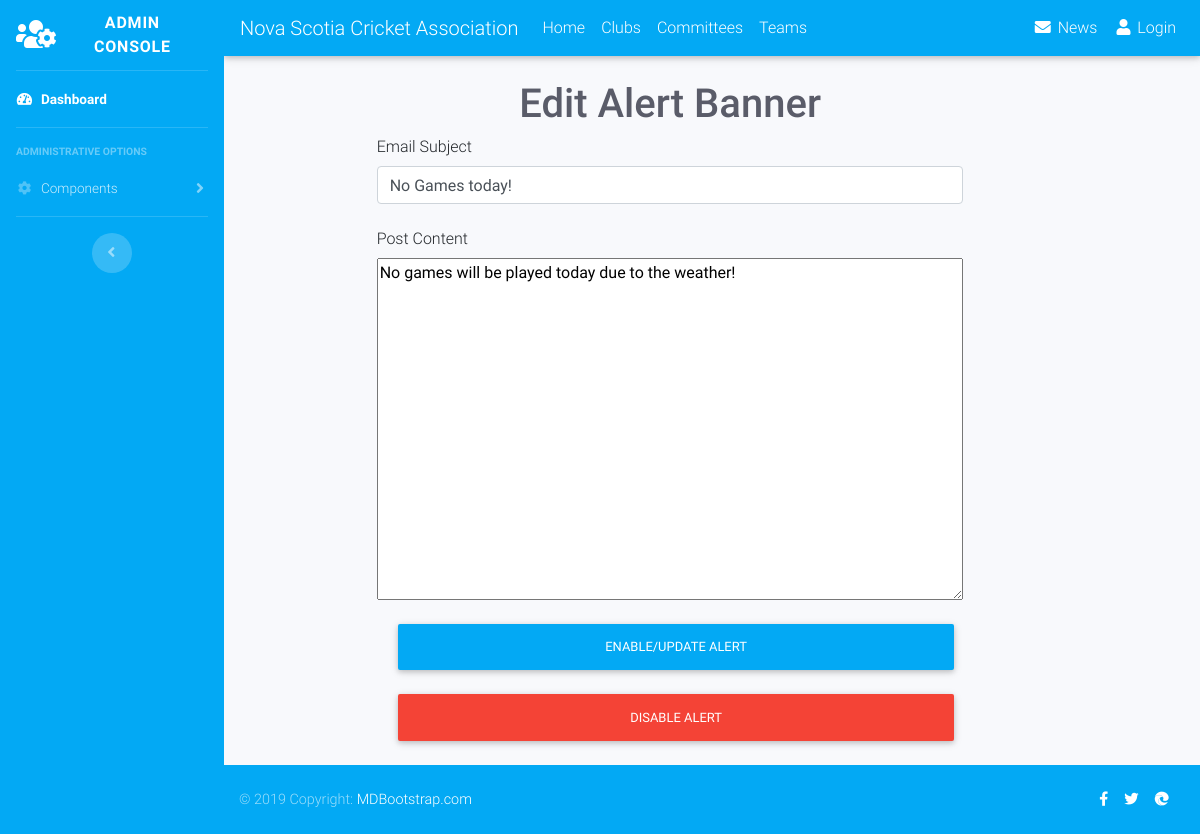
Screenshot of /admin/editAlertBanner.php with the database file from the repository.
### tables this page shows
CREATE TABLE `nsca_alerts` (
  `Alert_ID` int(11) NOT NULL,
  `Alert_Title` varchar(100) DEFAULT NULL,
  `Alert_Content` text DEFAULT NULL,
  `Alert_Status` varchar(10) DEFAULT NULL
);

### db/dbFunctions.php (called while the page is built, shortened)
<?php
function getAlerts($conn) {
    $stmt = $conn->prepare("SELECT * FROM NSCA_Alerts");
    $stmt->execute();
    $getAlerts = $stmt->get_result();
    return mysqli_fetch_assoc($getAlerts);
}

### admin/editAlertBanner.php (the view, shortened to what this page needs)
<?php
include_once "../db/dbFunctions.php";
?>
<?php
include "../includes/components/adminHeader.php";
?>
<?php
$row = getAlerts($conn);
?>
<div class="row">
    <div class="col-7 offset-2">
        <div class="text-center">
            <h1 class="h1 mb-0 text-gray-800">Edit Alert Banner</h1>
        </div>
    </div>
</div>
<div class="row">
    <div class="col-7 offset-2">
        <form action="<?php $_SERVER['PHP_SELF']; ?>" method="POST">
            <div class="form-group row">
                <label for="alertFormTitle" class="col-form-label">Email Subject</label>
                <input type="text" name="alertFormTitle" id="alertFormTitle" class="form-control" placeholder="Subject"
                       value="<?php echo $row['Alert_Title']; ?>" required>
            </div>
            <div class="form-group row">
                <label for="alertFormTextBox" class="col-form-label">Post Content</label>
                <textarea name="alertFormTextBox" id="alertFormTextBox" cols="100" rows="14"
                          required><?php echo $row['Alert_Content']; ?></textarea>
            </div>
            <button class="btn light-blue text-white btn-block my-4" type="submit" name="submitAlert">Enable/Update
                Alert
            </button>
            <button class="btn red text-white btn-block my-4" type="submit" name="disableAlert">Disable Alert</button>
        </form>
    </div>
</div>
<?php
include "../includes/components/footer.php";

### rows the page displays
nsca_alerts: alertFormTitle "No Games today!", alertFormTextBox "No games will be played today due to the weather!"
